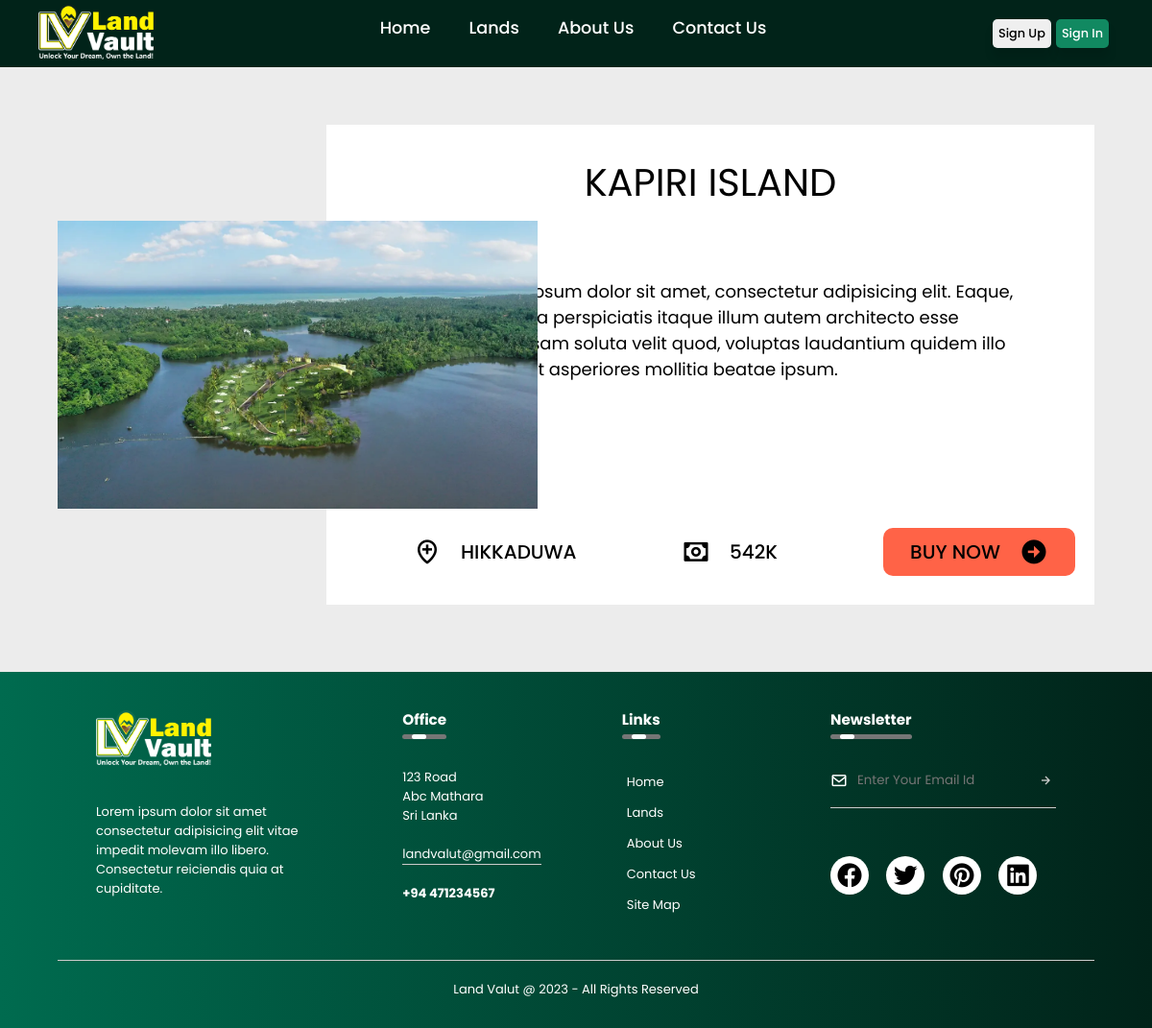
The app's page /landDetails.php?id=2 with its own data.
### tables this page shows
CREATE TABLE land(
	landID INT AUTO_INCREMENT PRIMARY KEY NOT NULL,
	l_title varchar(60) NOT NULL,
	l_location varchar(30) NOT NULL,
	l_price varchar(20) NOT NULL,
	l_imgLoc varchar(20) NOT NULL,
	sellerID INT NOT NULL,
	l_description varchar(300)
);

### landDetails.php (the view, shortened to what this page needs)
<?php
    $title = 'Land Details'; include("header.php");
?>
<link rel="stylesheet" href="./css/landDetails.css">
<?php
    include_once("./config/databaseConfig.php");
    $id = $_GET["id"];
    $sql = mysqli_query($conn, "SELECT * FROM land
                                         WHERE landID='" . $id . "';
                                        ");
    $row  = mysqli_fetch_array($sql);
    $landID = $row['landID'];
    $image = $row['l_imgLoc'];
    $title = $row['l_title'];
    $location = $row['l_location'];
    $price = $row['l_price'];
    $description = $row['l_description'];
    echo "
<div class='land_container'>
    <div class='img_container'>
        <img src='./images/lands/".$image.".webp' alt=''>
    </div>
    <div class='det_container'>
        <div class='land_title'>
            <p>". $title ."</p>
        </div>
        <div class='land_des'>
            <P>". $description ."</P>
        </div>
        <div class='land_tags'>
            <div class='location'>
                <i class='bx bx-location-plus'></i>
                <p>". $location ."</p>
            </div>
            <div class='price'>
                <i class='bx bx-money'></i>
                <p>". $price ."</p>
            </div>
        </div>
        <a href='./paymentgateway.php?id=". $landID ."'>
        <div class='buy_btn'>
            <p>BUY NOW</p>
            <i class='bx bxs-right-arrow-circle'></i>
        </div>
        </a>
    </div>
</div>
";
?>
<?php include("footer.php"); ?>

### css/header.css (style rules this page uses)
* { margin: 0; padding: 0; box-sizing: border-box; font-family: 'Poppins', sans-serif; scroll-behavior: smooth; list-style: none; text-decoration: none; }
body { background-color: #ececec; }

### css/landDetails.css (style rules this page uses)
.land_container { width: 90%; height: 700px; margin: auto; padding-top: 100px; position: relative; }
.land_container a { color: black; }
.img_container img { width: 500px; height: 300px; position: absolute; top: 230px; z-index: 555; }
.det_container { width: 800px; height: 500px; position: absolute; top: 130px; right: 0; background-color: #fff; }
.land_title { width: 100%; height: 80px; text-align: center; justify-content: center; align-items: center; padding-top: 30px; }
.land_title p { padding: auto; font-size: 40px; }
.land_des { width: 600px; height: 200px; position: absolute; right: 50px; top: 160px; }
.land_des p { font-size: 18px; }
.land_tags { position: absolute; display: flex; bottom: 30px; left: 80px; width: 50%; height: 50px; align-items: center; justify-content: space-between; }
.location , .price { display: flex; }
.buy_btn { position: absolute; display: flex; bottom: 30px; background-color: tomato; right: 20px; width: 25%; height: 50px; align-items: center; justify-content: center; border-radius: 10px; cursor: pointer; transition: 0.2s; }
.land_tags .bx { padding: 10px; font-size: 30px; }
.land_tags .location p, .land_tags .price p { align-items: center; padding: 10px; font-size: 20px; font-weight: 500; }
.buy_btn .bx { padding: 10px; font-size: 30px; }
.buy_btn p { align-items: center; padding: 10px; font-size: 20px; font-weight: 500; }

### css/footer.css (style rules this page uses)
* { margin: 0; padding: 0; box-sizing: border-box; font-family: 'Poppins', sans-serif; scroll-behavior: smooth; list-style: none; text-decoration: none; }

### records on screen
land: l_title "KAPIRI ISLAND", l_description "Lorem ipsum dolor sit amet, consectetur adipisicing elit. Eaque, animi. Ea perspiciatis itaque illum autem architecto esse laboriosam soluta velit quod, voluptas laudantium quidem illo nesciunt asperiores mollitia beatae ipsum.", l_location "HIKKADUWA", l_price "542K"
